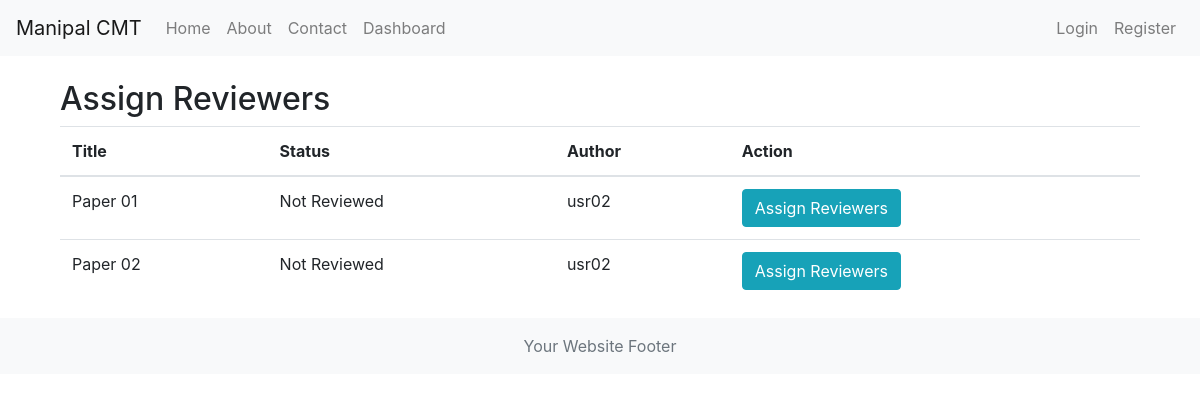
Page /submit-paper/c/assign-reviewers/ on the earlier database version.
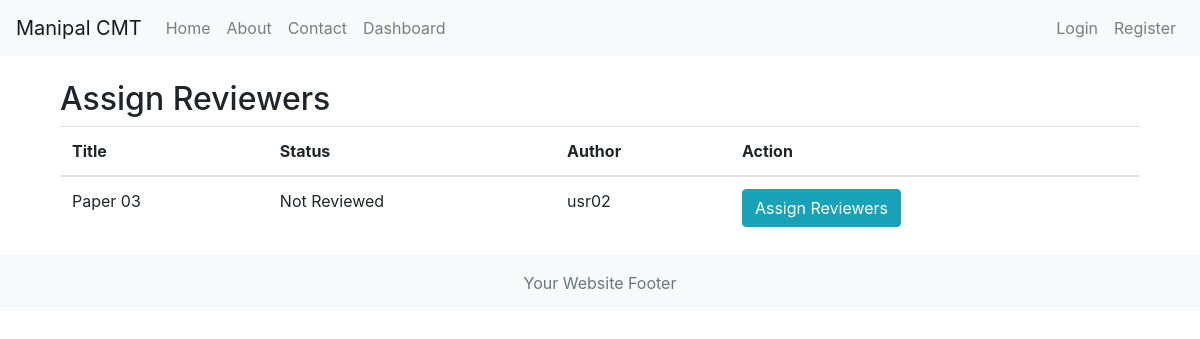
Same page on the later database version.
### submissions/models.py (models this page shows, shortened)
class Paper(models.Model):
    STATUS_CHOICES = (
        ('not_reviewed', 'Not Reviewed'),
        ('under_review', 'Under Review'),
        ('reviewed', 'Reviewed'),
        ('accepted', 'Accepted'),
        ('rejected', 'Rejected'),
    )
    TRACKS = (
        ('track01', 'Track One'),
        ('track02', 'Track Two'),
        ('track03', 'Track Three')
    )
    id = models.UUIDField(primary_key=True, default=uuid.uuid4, editable=False)
    title = models.CharField(max_length=100)
    abstract = models.TextField()
    author = models.ForeignKey(User, on_delete=models.CASCADE)
    submission_date = models.DateTimeField(auto_now_add=True)
    track = models.CharField(max_length=50, choices=TRACKS)
    status = models.CharField(max_length=20, choices=STATUS_CHOICES, default='not_reviewed')
    reviewer1 = models.ForeignKey(User, on_delete=models.SET_NULL, related_name='reviewer1', null=True, blank=True)
    reviewer2 = models.ForeignKey(User, on_delete=models.SET_NULL, related_name='reviewer2', null=True, blank=True)
    assigned = models.BooleanField(default=False)
    review1_status = models.BooleanField(default=False)
    review2_status = models.BooleanField(default=False)

### submissions/views.py (the view)
# urls.py: path('c/assign-reviewers/', views.assign_reviewers, name='assign_reviewers'),
def assign_reviewers(request):
    papers = Paper.objects.filter(assigned=False)
    return render(request, 'assign_reviewers.html', {'papers': papers})

### submissions/templates/assign_reviewers.html (shortened to what this page needs)
{% extends 'layout.html' %}
{% block content %}
<div class="container">
    <h2>Assign Reviewers</h2>
    <table class="table">
        <thead>
            <tr>
                <th>Title</th>
                <th>Status</th>
                <th>Author</th>
                <th>Action</th>
            </tr>
        </thead>
        <tbody>
            {% for paper in papers %}
            <tr>
                <td>{{ paper.title }}</td>
                <td>{{ paper.get_status_display }}</td>
                <td>{{ paper.author }}</td>
                <td>
                    <a href="{% url 'assign_reviewers_to_paper' paper.id %}" class="btn btn-info">Assign Reviewers</a>
                </td>
            </tr>
            {% endfor %}
        </tbody>
    </table>
</div>
{% endblock %}

Differences in the rows shown:
no longer on this page (row edited): Paper: title "Paper 01", status "Not Reviewed", author "usr02"
no longer on this page (row edited): Paper: title "Paper 02", status "Not Reviewed", author "usr02"
added Paper: title "Paper 03", status "Not Reviewed", author "usr02"
